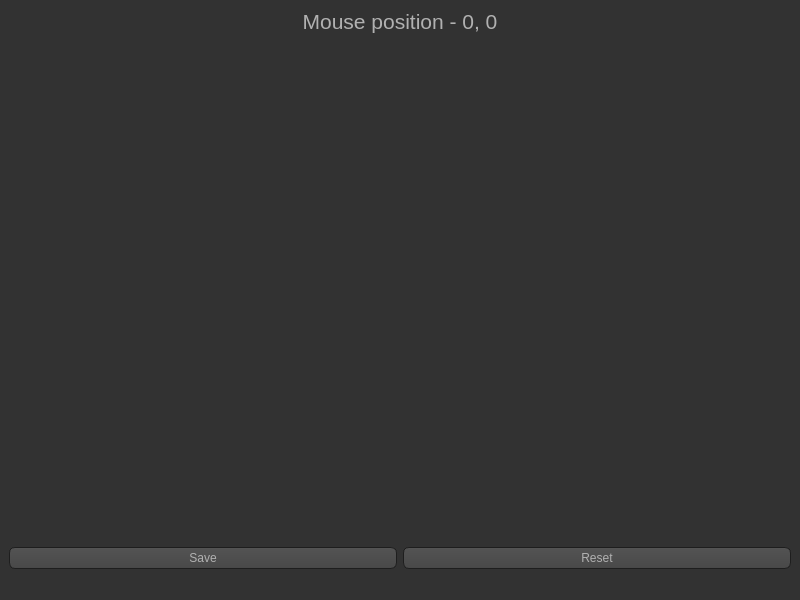
<?xml version="1.0" encoding="UTF-8"?>
<ui version="4.0">
 <class>MainWindow</class>
 <widget class="QMainWindow" name="MainWindow">
  <property name="geometry">
   <rect>
    <x>0</x>
    <y>0</y>
    <width>800</width>
    <height>600</height>
   </rect>
  </property>
  <property name="windowTitle">
   <string>Size off</string>
  </property>
  <property name="windowIcon">
   <iconset>
    <normaloff>../Icons/find.svg</normaloff>../Icons/find.svg</iconset>
  </property>
  <property name="styleSheet">
   <string notr="true">QToolTip
{
     border: 1px solid black;
     background-color: #ffa02f;
     padding: 1px;
     border-radius: 3px;
     opacity: 100;
}

QWidget
{
    color: #b1b1b1;
    background-color: #323232;
}

QWidget:item:hover
{
    background-color: QLinearGradient( x1: 0, y1: 0, x2: 0, y2: 1, stop: 0 #ffa02f, stop: 1 #ca0619);
    color: #000000;
}

QWidget:item:selected
{
    background-color: QLinearGradient( x1: 0, y1: 0, x2: 0, y2: 1, stop: 0 #ffa02f, stop: 1 #d7801a);
}

QMenuBar::item
{
    background: transparent;
}

QMenuBar::item:selected
{
    background: transparent;
    border: 1px solid #ffaa00;
}

QMenuBar::item:pressed
{
    background: #444;
    border: 1px solid #000;
    background-color: QLinearGradient(
        x1:0, y1:0,
        x2:0, y2:1,
        stop:1 #212121,
        stop:0.4 #343434/*,
        stop:0.2 #343434,
        stop:0.1 #ffaa00*/
    );
    margin-bottom:-1px;
    padding-bottom:1px;
}

QMenu
{
    border: 1px solid #000;
}

QMenu::item
{
    padding: 2px 20px 2px 20px;
}

QMenu::item:selected
{
    color: #000000;
}

QWidget:disabled
{
    color: #404040;
    background-color: #323232;
}

QAbstractItemView
{
    background-color: QLinearGradient( x1: 0, y1: 0, x2: 0, y2: 1, stop: 0 #4d4d4d, stop: 0.1 #646464, stop: 1 #5d5d5d);
}

QWidget:focus
{
    /*border: 2px solid QLinearGradient( x1: 0, y1: 0, x2: 0, y2: 1, stop: 0 #ffa02f, stop: 1 #d7801a);*/
}

QLineEdit
{
    background-color: QLinearGradient( x1: 0, y1: 0, x2: 0, y2: 1, stop: 0 #4d4d4d, stop: 0 #646464, stop: 1 #5d5d5d);
    padding: 1px;
    border-style: solid;
    border: 1px solid #1e1e1e;
    border-radius: 5;
}

QPushButton
{
    color: #b1b1b1;
    background-color: QLinearGradient( x1: 0, y1: 0, x2: 0, y2: 1, stop: 0 #565656, stop: 0.1 #525252, stop: 0.5 #4e4e4e, stop: 0.9 #4a4a4a, stop: 1 #464646);
    border-width: 1px;
    border-color: #1e1e1e;
    border-style: solid;
    border-radius: 6;
    padding: 3px;
    font-size: 12px;
    padding-left: 5px;
    padding-right: 5px;
}

QPushButton:pressed
{
    background-color: QLinearGradient( x1: 0, y1: 0, x2: 0, y2: 1, stop: 0 #2d2d2d, stop: 0.1 #2b2b2b, stop: 0.5 #292929, stop: 0.9 #282828, stop: 1 #252525);
}

QComboBox
{
    selection-background-color: #ffaa00;
    background-color: QLinearGradient( x1: 0, y1: 0, x2: 0, y2: 1, stop: 0 #565656, stop: 0.1 #525252, stop: 0.5 #4e4e4e, stop: 0.9 #4a4a4a, stop: 1 #464646);
    border-style: solid;
    border: 1px solid #1e1e1e;
    border-radius: 5;
}

QComboBox:hover,QPushButton:hover
{
    border: 2px solid QLinearGradient( x1: 0, y1: 0, x2: 0, y2: 1, stop: 0 #ffa02f, stop: 1 #d7801a);
}


QComboBox:on
{
    padding-top: 3px;
    padding-left: 4px;
    background-color: QLinearGradient( x1: 0, y1: 0, x2: 0, y2: 1, stop: 0 #2d2d2d, stop: 0.1 #2b2b2b, stop: 0.5 #292929, stop: 0.9 #282828, stop: 1 #252525);
    selection-background-color: #ffaa00;
}

QComboBox QAbstractItemView
{
    border: 2px solid darkgray;
    selection-background-color: QLinearGradient( x1: 0, y1: 0, x2: 0, y2: 1, stop: 0 #ffa02f, stop: 1 #d7801a);
}

QComboBox::drop-down
{
     subcontrol-origin: padding;
     subcontrol-position: top right;
     width: 15px;

     border-left-width: 0px;
     border-left-color: darkgray;
     border-left-style: solid; /* just a single line */
     border-top-right-radius: 3px; /* same radius as the QComboBox */
     border-bottom-right-radius: 3px;
 }

QComboBox::down-arrow
{
     image: url(:/down_arrow.png);
}

QGroupBox:focus
{
border: 2px solid QLinearGradient( x1: 0, y1: 0, x2: 0, y2: 1, stop: 0 #ffa02f, stop: 1 #d7801a);
}

QTextEdit:focus
{
    border: 2px solid QLinearGradient( x1: 0, y1: 0, x2: 0, y2: 1, stop: 0 #ffa02f, stop: 1 #d7801a);
}

QScrollBar:horizontal {
     border: 1px solid #222222;
     background: QLinearGradient( x1: 0, y1: 0, x2: 0, y2: 1, stop: 0.0 #121212, stop: 0.2 #282828, stop: 1 #484848);
     height: 7px;
     margin: 0px 16px 0 16px;
}

QScrollBar::handle:horizontal
{
      background: QLinearGradient( x1: 0, y1: 0, x2: 1, y2: 0, stop: 0 #ffa02f, stop: 0.5 #d7801a, stop: 1 #ffa02f);
      min-height: 20px;
      border-radius: 2px;
}

QScrollBar::add-line:horizontal {
      border: 1px solid #1b1b19;
      border-radius: 2px;
      background: QLinearGradient( x1: 0, y1: 0, x2: 1, y2: 0, stop: 0 #ffa02f, stop: 1 #d7801a);
      width: 14px;
      subcontrol-position: right;
      subcontrol-origin: margin;
}

QScrollBar::sub-line:horizontal {
      border: 1px solid #1b1b19;
      border-radius: 2px;
      background: QLinearGradient( x1: 0, y1: 0, x2: 1, y2: 0, stop: 0 #ffa02f, stop: 1 #d7801a);
      width: 14px;
     subcontrol-position: left;
     subcontrol-origin: margin;
}

QScrollBar::right-arrow:horizontal, QScrollBar::left-arrow:horizontal
{
      border: 1px solid black;
      width: 1px;
      height: 1px;
      background: white;
}

QScrollBar::add-page:horizontal, QScrollBar::sub-page:horizontal
{
      background: none;
}

QScrollBar:vertical
{
      background: QLinearGradient( x1: 0, y1: 0, x2: 1, y2: 0, stop: 0.0 #121212, stop: 0.2 #282828, stop: 1 #484848);
      width: 7px;
      margin: 16px 0 16px 0;
      border: 1px solid #222222;
}

QScrollBar::handle:vertical
{
      background: QLinearGradient( x1: 0, y1: 0, x2: 0, y2: 1, stop: 0 #ffa02f, stop: 0.5 #d7801a, stop: 1 #ffa02f);
      min-height: 20px;
      border-radius: 2px;
}

QScrollBar::add-line:vertical
{
      border: 1px solid #1b1b19;
      border-radius: 2px;
      background: QLinearGradient( x1: 0, y1: 0, x2: 0, y2: 1, stop: 0 #ffa02f, stop: 1 #d7801a);
      height: 14px;
      subcontrol-position: bottom;
      subcontrol-origin: margin;
}

QScrollBar::sub-line:vertical
{
      border: 1px solid #1b1b19;
      border-radius: 2px;
      background: QLinearGradient( x1: 0, y1: 0, x2: 0, y2: 1, stop: 0 #d7801a, stop: 1 #ffa02f);
      height: 14px;
      subcontrol-position: top;
      subcontrol-origin: margin;
}

QScrollBar::up-arrow:vertical, QScrollBar::down-arrow:vertical
{
      border: 1px solid black;
      width: 1px;
      height: 1px;
      background: white;
}


QScrollBar::add-page:vertical, QScrollBar::sub-page:vertical
{
      background: none;
}

QTextEdit
{
    background-color: #242424;
}

QPlainTextEdit
{
    background-color: #242424;
}

QHeaderView::section
{
    background-color: QLinearGradient(x1:0, y1:0, x2:0, y2:1, stop:0 #616161, stop: 0.5 #505050, stop: 0.6 #434343, stop:1 #656565);
    color: white;
    padding-left: 4px;
    border: 1px solid #6c6c6c;
}

QCheckBox:disabled
{
color: #414141;
}

QDockWidget::title
{
    text-align: center;
    spacing: 3px; /* spacing between items in the tool bar */
    background-color: QLinearGradient(x1:0, y1:0, x2:0, y2:1, stop:0 #323232, stop: 0.5 #242424, stop:1 #323232);
}

QDockWidget::close-button, QDockWidget::float-button
{
    text-align: center;
    spacing: 1px; /* spacing between items in the tool bar */
    background-color: QLinearGradient(x1:0, y1:0, x2:0, y2:1, stop:0 #323232, stop: 0.5 #242424, stop:1 #323232);
}

QDockWidget::close-button:hover, QDockWidget::float-button:hover
{
    background: #242424;
}

QDockWidget::close-button:pressed, QDockWidget::float-button:pressed
{
    padding: 1px -1px -1px 1px;
}

QMainWindow::separator
{
    background-color: QLinearGradient(x1:0, y1:0, x2:0, y2:1, stop:0 #161616, stop: 0.5 #151515, stop: 0.6 #212121, stop:1 #343434);
    color: white;
    padding-left: 4px;
    border: 1px solid #4c4c4c;
    spacing: 3px; /* spacing between items in the tool bar */
}

QMainWindow::separator:hover
{

    background-color: QLinearGradient(x1:0, y1:0, x2:0, y2:1, stop:0 #d7801a, stop:0.5 #b56c17 stop:1 #ffa02f);
    color: white;
    padding-left: 4px;
    border: 1px solid #6c6c6c;
    spacing: 3px; /* spacing between items in the tool bar */
}

QToolBar::handle
{
     spacing: 3px; /* spacing between items in the tool bar */
     background: url(:/images/handle.png);
}

QMenu::separator
{
    height: 2px;
    background-color: QLinearGradient(x1:0, y1:0, x2:0, y2:1, stop:0 #161616, stop: 0.5 #151515, stop: 0.6 #212121, stop:1 #343434);
    color: white;
    padding-left: 4px;
    margin-left: 10px;
    margin-right: 5px;
}

QProgressBar
{
    border: 2px solid grey;
    border-radius: 5px;
    text-align: center;
}

QProgressBar::chunk
{
    background-color: #d7801a;
    width: 2.15px;
    margin: 0.5px;
}

QTabBar::tab {
    color: #b1b1b1;
    border: 1px solid #444;
    border-bottom-style: none;
    background-color: #323232;
    padding-left: 10px;
    padding-right: 10px;
    padding-top: 3px;
    padding-bottom: 2px;
    margin-right: -1px;
}

QTabWidget::pane {
    border: 1px solid #444;
    top: 1px;
}

QTabBar::tab:last
{
    margin-right: 0; /* the last selected tab has nothing to overlap with on the right */
    border-top-right-radius: 3px;
}

QTabBar::tab:first:!selected
{
 margin-left: 0px; /* the last selected tab has nothing to overlap with on the right */


    border-top-left-radius: 3px;
}

QTabBar::tab:!selected
{
    color: #b1b1b1;
    border-bottom-style: solid;
    margin-top: 3px;
    background-color: QLinearGradient(x1:0, y1:0, x2:0, y2:1, stop:1 #212121, stop:.4 #343434);
}

QTabBar::tab:selected
{
    border-top-left-radius: 3px;
    border-top-right-radius: 3px;
    margin-bottom: 0px;
}

QTabBar::tab:!selected:hover
{
    /*border-top: 2px solid #ffaa00;
    padding-bottom: 3px;*/
    border-top-left-radius: 3px;
    border-top-right-radius: 3px;
    background-color: QLinearGradient(x1:0, y1:0, x2:0, y2:1, stop:1 #212121, stop:0.4 #343434, stop:0.2 #343434, stop:0.1 #ffaa00);
}

QRadioButton::indicator:checked, QRadioButton::indicator:unchecked{
    color: #b1b1b1;
    background-color: #323232;
    border: 1px solid #b1b1b1;
    border-radius: 6px;
}

QRadioButton::indicator:checked
{
    background-color: qradialgradient(
        cx: 0.5, cy: 0.5,
        fx: 0.5, fy: 0.5,
        radius: 1.0,
        stop: 0.25 #ffaa00,
        stop: 0.3 #323232
    );
}

QCheckBox::indicator{
    color: #b1b1b1;
    background-color: #323232;
    border: 1px solid #b1b1b1;
    width: 9px;
    height: 9px;
}

QRadioButton::indicator
{
    border-radius: 6px;
}

QRadioButton::indicator:hover, QCheckBox::indicator:hover
{
    border: 1px solid #ffaa00;
}

QCheckBox::indicator:checked
{
    image:url(:/images/checkbox.png);
}

QCheckBox::indicator:disabled, QRadioButton::indicator:disabled
{
    border: 1px solid #444;
}</string>
  </property>
  <widget class="QWidget" name="centralwidget">
   <layout class="QVBoxLayout" name="verticalLayout" stretch="0,1,0">
    <item>
     <widget class="QLabel" name="positin_label">
      <property name="font">
       <font>
        <pointsize>16</pointsize>
       </font>
      </property>
      <property name="text">
       <string>Mouse position - 0, 0</string>
      </property>
      <property name="alignment">
       <set>Qt::AlignCenter</set>
      </property>
     </widget>
    </item>
    <item>
     <widget class="QLabel" name="label_2">
      <property name="mouseTracking">
       <bool>true</bool>
      </property>
      <property name="text">
       <string/>
      </property>
     </widget>
    </item>
    <item>
     <layout class="QHBoxLayout" name="horizontalLayout">
      <item>
       <widget class="QPushButton" name="SaveChangedPic">
        <property name="text">
         <string>Save</string>
        </property>
       </widget>
      </item>
      <item>
       <widget class="QPushButton" name="resetPicture">
        <property name="text">
         <string>Reset</string>
        </property>
       </widget>
      </item>
     </layout>
    </item>
   </layout>
  </widget>
  <widget class="QStatusBar" name="statusbar"/>
 </widget>
 <resources/>
 <connections/>
</ui>
